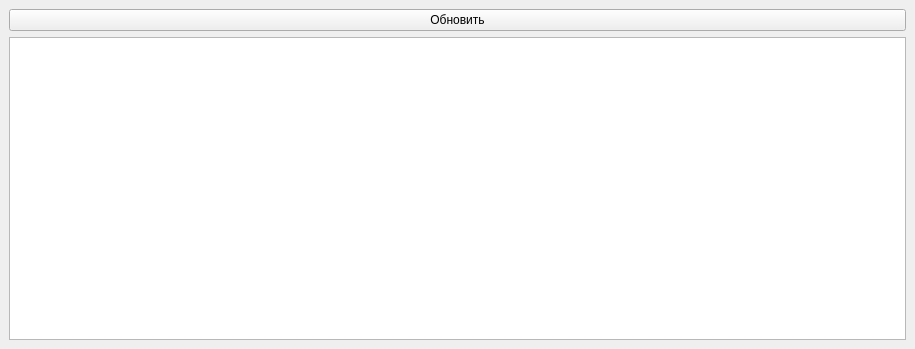
<?xml version="1.0" encoding="UTF-8"?>
<ui version="4.0">
 <class>MainWindow</class>
 <widget class="QMainWindow" name="MainWindow">
  <property name="geometry">
   <rect>
    <x>0</x>
    <y>0</y>
    <width>915</width>
    <height>349</height>
   </rect>
  </property>
  <property name="windowTitle">
   <string>Кофе</string>
  </property>
  <widget class="QWidget" name="centralwidget">
   <layout class="QVBoxLayout" name="verticalLayout">
    <item>
     <widget class="QPushButton" name="pushButton">
      <property name="text">
       <string>Обновить</string>
      </property>
     </widget>
    </item>
    <item>
     <widget class="QTableWidget" name="tableWidget"/>
    </item>
   </layout>
  </widget>
 </widget>
 <resources/>
 <connections/>
</ui>
